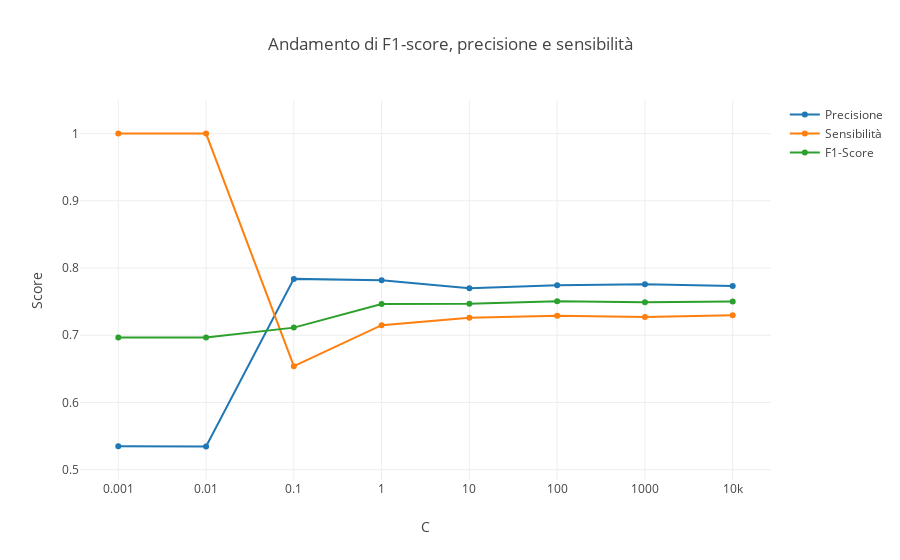

Notebook code cell kept with this figure:
### Markdown cell above
In questa prima applicazione dell'SVM utilizziamo un kernel lineare, ossia cerchiamo quell'iperpiano che massimizza la distanza tra i due cluster di dati. Non siamo in grado, a priori, di determinare quale sia il valore C che massimizza l'accuratezza sul set di testing. Per trovarlo possiamo creare un modello per un insieme di tali valori e scegliere il migliore osservando i risultati ottenuti. <br>
I valori di C con cui sarà testata l'accuratezza sono <b>{0.001, 0.01, 0.1, 1, 10, 1000, 10000}</b>.

### Code cell
my_multiclassifier.SVM_linear_analysis((0.001, 0.01, 0.1, 1, 10, 100, 1000, 10000))

### Figure 1 — Plotly figure (JSON) as saved in the notebook; plotly's stock layout.template omitted (floating-point values rounded to 4 significant figures)
{"data": [{"name": "Precisione", "type": "scatter", "uid": "df03d8a6-0e1b-46a8-bb37-3f2fa1c93af4", "x": [0.001, 0.01, 0.1, 1, 10, 100, 1000, 10000], "y": [0.5347, 0.5347, 0.7839, 0.782, 0.7701, 0.7746, 0.776, 0.7734]}, {"name": "Sensibilità", "type": "scatter", "uid": "987bbb2e-c9b0-4a82-958b-0c0ce8fd2624", "x": [0.001, 0.01, 0.1, 1, 10, 100, 1000, 10000], "y": [1, 1, 0.6541, 0.715, 0.7259, 0.7289, 0.7274, 0.7298]}, {"name": "F1-Score", "type": "scatter", "uid": "f8381091-b19d-49c4-bfa4-4a5a1861123f", "x": [0.001, 0.01, 0.1, 1, 10, 100, 1000, 10000], "y": [0.6965, 0.6966, 0.7114, 0.7463, 0.7469, 0.7507, 0.7492, 0.7504]}], "layout": {"barmode": "group", "title": {"text": "Andamento di F1-score, precisione e sensibilità"}, "xaxis": {"dtick": 1, "tick0": -3, "tickmode": "linear", "title": {"text": "C"}, "type": "log"}, "yaxis": {"range": [0.4847, 1.05], "title": {"text": "Score"}, "zeroline": false}}}
